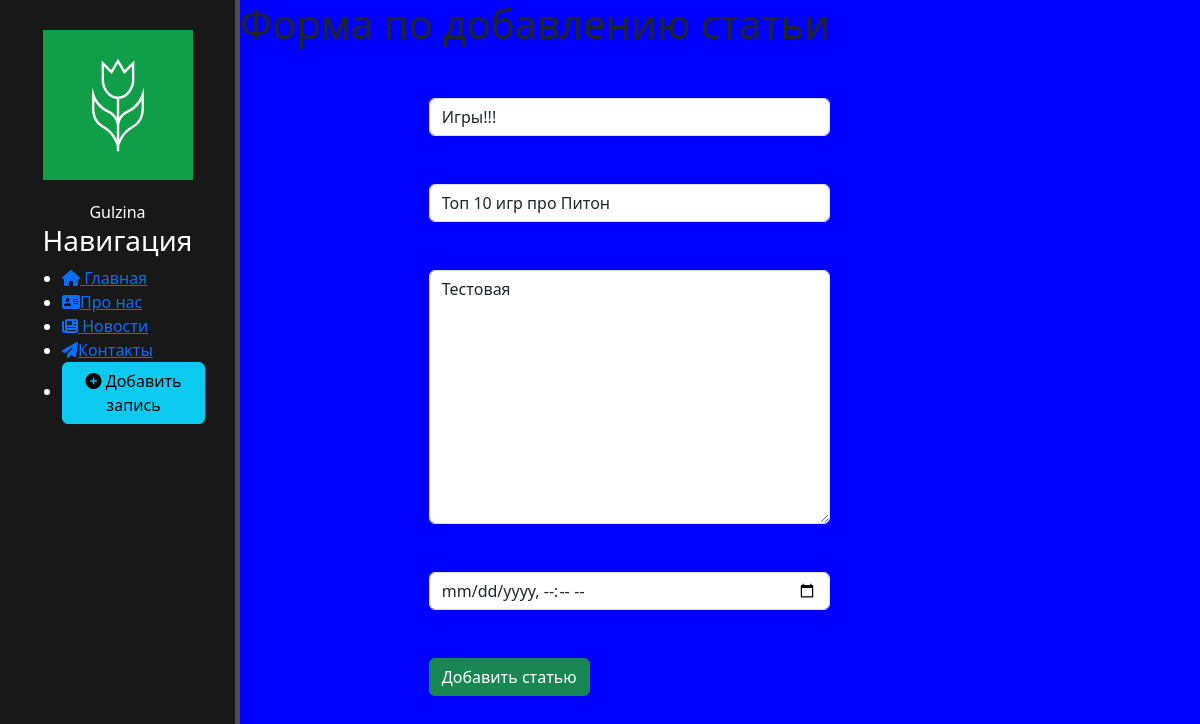
/news/1/update, run on the app's committed database.
### news/models.py (models this page shows, shortened)
class Articles(models.Model):
    title = models.CharField('Название', max_length=50)
    anons = models.CharField('Анонс',max_length=250)
    full_text = models.TextField('Статья')
    date =models.DateTimeField('Дата публикации')
    class Meta:
        verbose_name = 'Новость'
        verbose_name_plural = 'Новости'

### news/views.py (the view)
# urls.py: path('<int:pk>/update',views.NewsUpdateView.as_view(),name= 'news-update'),
class NewsUpdateView(UpdateView):
    model = Articles
    template_name = 'news/create.html'
    form_class = ArticlesForm

### news/forms.py
class ArticlesForm(ModelForm):
    class Meta:
        model = Articles
        fields =['title','anons','full_text','date']
        widgets ={
            "title": TextInput(attrs= {
             'class': 'form-control',
             'placeholder': 'Название статьи',
            }),
              "anons": TextInput(attrs ={
                 'class': 'form-control',
                 'placeholder': 'Анонс статьи',
             }),
             "date": DateTimeInput(attrs={
                 'class': 'form-control',
                 'placeholder': 'Дата публикации',
                 'type':'datetime-local'
             }),
              "full_text":Textarea (attrs={
                  'class': 'form-control',
                  'placeholder': 'Текст статьи'
              })
        }

### news/templates/news/create.html (shortened to what this page needs)
{% extends 'main/layout.html' %}
{% block content %}
  <div class="features">
      <h1>Форма по добавлению статьи </h1>
    <form method ="post">
      {{ form.title}}<br><br>
      {{ form.anons }}<br><br>
      {{ form.full_text }}<br><br>
      {{ form.date }}<br><br>
      <button class="btn btn-success" type="submit">Добавить статью</button>
    </form>
  </div>
{% endblock %}

### main/static/main/css/main.css (style rules this page uses)
body { display: flex; min-height: 100vh; margin: 0; }
body { background: blue; }
form { margin-left: 32%; width: 500; margin-top: 50px; }

### data on the page
Articles: title "Игры!!!", anons "Топ 10 игр про Питон", full_text "Тестовая"
